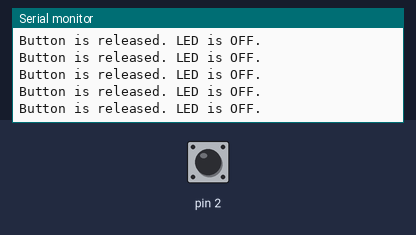
Recording of a sketch running on a simulated Arduino Uno, built with avr-gcc and run on an emulated ATmega328P. Parts: the last lines printed to the serial monitor. The test bench sets the inputs (shaded band); at power-on: pin 2 LOW.

Above: at 1.2 s.
1.3 s: pin 2 driven HIGH
At 2.4 s:
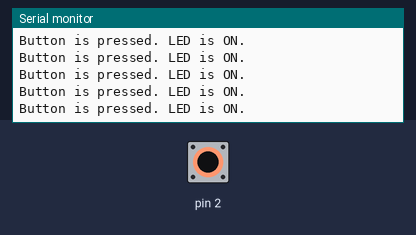
3.2 s: pin 2 driven LOW
At 4.1 s:
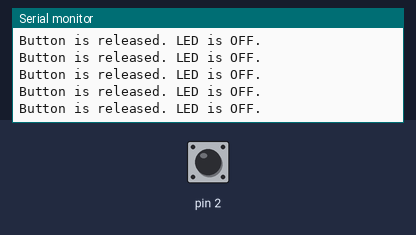
6.2 s: pin 2 driven HIGH
At 7.0 s:
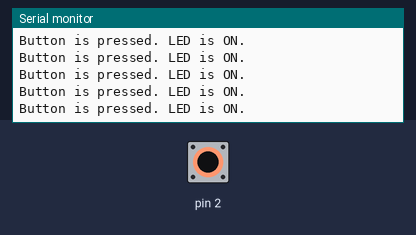
9.2 s: pin 2 driven LOW
At 10.0 s:
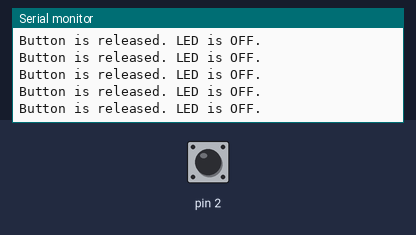
12.2 s: pin 2 driven HIGH
At 13.1 s:
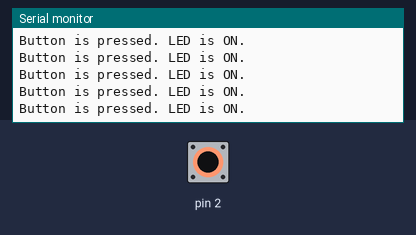

The sketch:

ArduinoStepByStep-GettingStarted-Lec072-Challenge.ino
```cpp
// When the push button is pressed, the LED is lit.
// Serial console outputs the button state.
// The code is the same as Lec072, wiring is different.

int button_state = 0;

void setup() {
  pinMode(2, INPUT);
  Serial.begin(9600);
}

void loop() {
  button_state = digitalRead(2);


  if (button_state == HIGH){
    Serial.println("Button is pressed. LED is ON.");

  } else {
    Serial.println("Button is released. LED is OFF.");

  }

}
```

Measured:
- after the input at 1.3 s, the serial monitor: prints a new line after 0.07 s (image 1)
